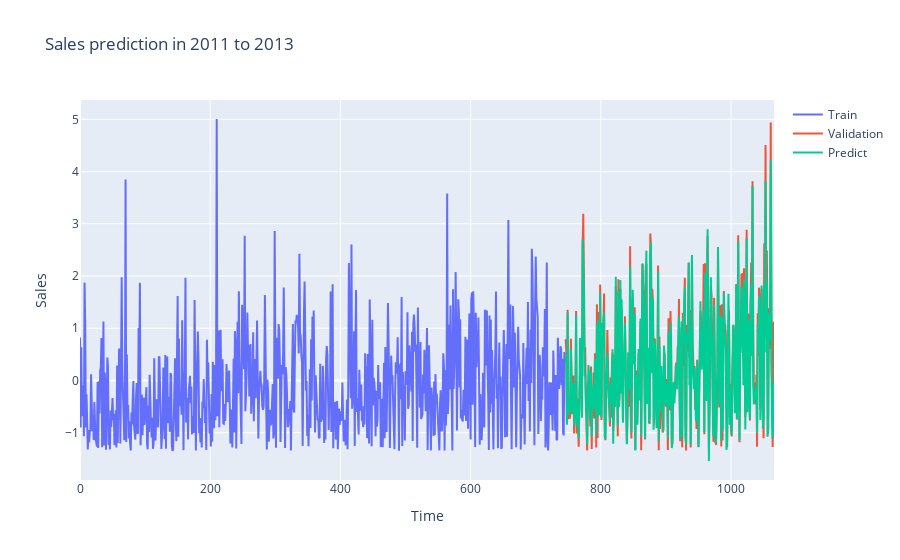

The notebook cell this image was saved under:
### Code cell
# fig = go.Figure()

# fig.add_trace(go.Scatter(x=np.arange(len(train_y[:n])), y=train_y[:n], mode='lines', name='Train'))
# fig.add_trace(go.Scatter(x=np.arange(n, full_n), y=train_y[n:], mode='lines', name='Validation'))
# fig.add_trace(go.Scatter(x=np.arange(n, full_n), y=y_pred[:, 0], mode='lines', name='Predict'))

# fig.update_layout(title='Sales prediction in 2011 to 2013',
#                   xaxis_title='Time',
#                   yaxis_title='Sales',
#                   showlegend=True)

# fig.update_xaxes(showgrid=True, zeroline=True)
# fig.update_yaxes(showgrid=True, zeroline=True)

# fig.show()

### Figure 1 — Plotly figure (JSON) as saved in the notebook; plotly's stock layout.template omitted (floating-point values rounded to 4 significant figures; data arrays with more than 128 entries replaced by an {"elided": "..."} marker saying what was removed)
{"data": [{"mode": "lines", "name": "Train", "type": "scatter", "x": {"elided": "746 int values"}, "y": {"elided": "746 float values"}}, {"mode": "lines", "name": "Validation", "type": "scatter", "x": {"elided": "321 int values"}, "y": {"elided": "321 float values"}}, {"mode": "lines", "name": "Predict", "type": "scatter", "x": {"elided": "321 int values"}, "y": {"elided": "321 float values"}}], "layout": {"showlegend": true, "title": {"text": "Sales prediction in 2011 to 2013"}, "xaxis": {"showgrid": true, "title": {"text": "Time"}, "zeroline": true}, "yaxis": {"showgrid": true, "title": {"text": "Sales"}, "zeroline": true}}}
